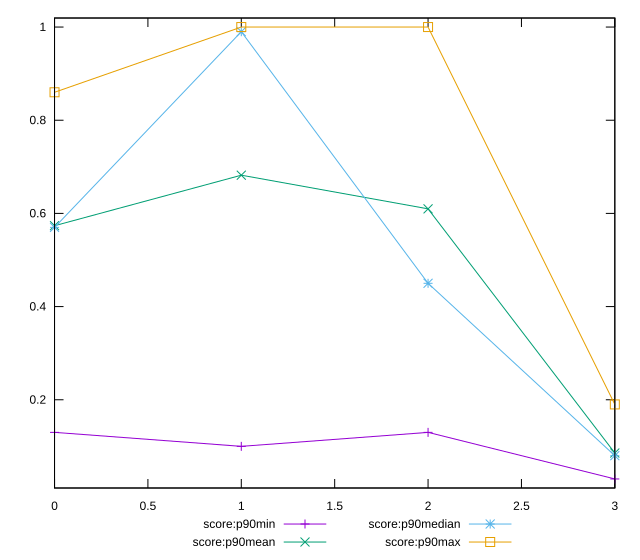

This chart was generated by the following gnuplot code:
reset

$scoreP90Min <<EOF
0 0.13
1 0.1
2 0.13
3 0.03
EOF

$scoreP90Mean <<EOF
0 0.5736170212765958
1 0.6820212765957446
2 0.6097849462365593
3 0.08571428571428572
EOF

$scoreP90Median <<EOF
0 0.57
1 0.99
2 0.45
3 0.08
EOF

$scoreP90Max <<EOF
0 0.86
1 1
2 1
3 0.19
EOF

set key outside below
set xrange [0:3]
set yrange [0.010599999999999998:1.0194]
set trange [0.010599999999999998:1.0194]
set terminal svg size 640, 560 enhanced background rgb 'white'
set output "reports/report_00027_2021-02-24T12-40-31.850Z/speed-index/progression/score.svg"

plot $scoreP90Min title "score:p90min" with linespoints, \
     $scoreP90Mean title "score:p90mean" with linespoints, \
     $scoreP90Median title "score:p90median" with linespoints, \
     $scoreP90Max title "score:p90max" with linespoints

reset
